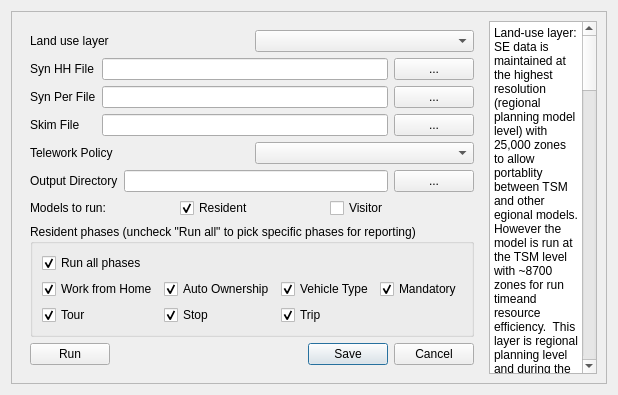
<?xml version="1.0" encoding="UTF-8"?>
<ui version="4.0">
 <class>Dialog_SDTRes</class>
 <widget class="QDialog" name="Dialog_SDTRes">
  <property name="windowModality">
   <enum>Qt::ApplicationModal</enum>
  </property>
  <property name="geometry">
   <rect>
    <x>0</x>
    <y>0</y>
    <width>618</width>
    <height>330</height>
   </rect>
  </property>
  <property name="windowTitle">
   <string>SDT Resident</string>
  </property>
  <layout class="QHBoxLayout" name="horizontalLayout_5">
   <item>
    <widget class="QFrame" name="frame">
     <property name="frameShape">
      <enum>QFrame::StyledPanel</enum>
     </property>
     <property name="frameShadow">
      <enum>QFrame::Raised</enum>
     </property>
     <layout class="QHBoxLayout" name="horizontalLayout_6">
      <item>
       <widget class="QWidget" name="widget" native="true">
        <layout class="QVBoxLayout" name="verticalLayout">
         <item>
          <layout class="QHBoxLayout" name="horizontalLayout">
           <item>
            <widget class="QLabel" name="label">
             <property name="text">
              <string>Land use layer</string>
             </property>
            </widget>
           </item>
           <item>
            <widget class="QComboBox" name="comboBox_Landuse"/>
           </item>
          </layout>
         </item>
         <item>
          <layout class="QGridLayout" name="gridLayout">
           <item row="0" column="0">
            <widget class="QLabel" name="label_2">
             <property name="text">
              <string>Syn HH File</string>
             </property>
            </widget>
           </item>
           <item row="0" column="1">
            <widget class="QLineEdit" name="lineEdit_SynHH"/>
           </item>
           <item row="0" column="2">
            <widget class="QPushButton" name="browse_SynHH">
             <property name="text">
              <string>...</string>
             </property>
            </widget>
           </item>
           <item row="1" column="0">
            <widget class="QLabel" name="label_3">
             <property name="text">
              <string>Syn Per File</string>
             </property>
            </widget>
           </item>
           <item row="1" column="1">
            <widget class="QLineEdit" name="lineEdit_SynPer"/>
           </item>
           <item row="1" column="2">
            <widget class="QPushButton" name="browse_SynPer">
             <property name="text">
              <string>...</string>
             </property>
            </widget>
           </item>
           <item row="2" column="0">
            <widget class="QLabel" name="label_4">
             <property name="text">
              <string>Skim File</string>
             </property>
            </widget>
           </item>
           <item row="2" column="1">
            <widget class="QLineEdit" name="lineEdit_Skim"/>
           </item>
           <item row="2" column="2">
            <widget class="QPushButton" name="browse_Skim">
             <property name="text">
              <string>...</string>
             </property>
            </widget>
           </item>
          </layout>
         </item>
         <item>
          <layout class="QHBoxLayout" name="horizontalLayout_2">
           <item>
            <widget class="QLabel" name="label_5">
             <property name="text">
              <string>Telework Policy</string>
             </property>
            </widget>
           </item>
           <item>
            <widget class="QComboBox" name="comboBox_TeleworkShare"/>
           </item>
          </layout>
         </item>
         <item>
          <layout class="QHBoxLayout" name="horizontalLayout_3">
           <item>
            <widget class="QLabel" name="label_6">
             <property name="text">
              <string>Output Directory</string>
             </property>
            </widget>
           </item>
           <item>
            <widget class="QLineEdit" name="lineEdit_OutDir"/>
           </item>
           <item>
            <widget class="QPushButton" name="browse_SDTOut">
             <property name="text">
              <string>...</string>
             </property>
            </widget>
           </item>
          </layout>
         </item>
         <item>
          <layout class="QHBoxLayout" name="horizontalLayout_models">
           <item>
            <widget class="QLabel" name="label_models">
             <property name="text">
              <string>Models to run:</string>
             </property>
            </widget>
           </item>
           <item>
            <widget class="QCheckBox" name="cb_runResident">
             <property name="text">
              <string>Resident</string>
             </property>
             <property name="checked">
              <bool>true</bool>
             </property>
            </widget>
           </item>
           <item>
            <widget class="QCheckBox" name="cb_runVisitor">
             <property name="text">
              <string>Visitor</string>
             </property>
            </widget>
           </item>
          </layout>
         </item>
         <item>
          <widget class="QGroupBox" name="phasesGB">
           <property name="title">
            <string>Resident phases (uncheck &quot;Run all&quot; to pick specific phases for reporting)</string>
           </property>
           <layout class="QGridLayout" name="gridLayout_phases">
            <item row="0" column="0" colspan="4">
             <widget class="QCheckBox" name="cb_runAllPhases">
              <property name="text">
               <string>Run all phases</string>
              </property>
              <property name="checked">
               <bool>true</bool>
              </property>
             </widget>
            </item>
            <item row="1" column="0">
             <widget class="QCheckBox" name="cb_wfh">
              <property name="text">
               <string>Work from Home</string>
              </property>
              <property name="checked">
               <bool>true</bool>
              </property>
             </widget>
            </item>
            <item row="1" column="1">
             <widget class="QCheckBox" name="cb_autoOwn">
              <property name="text">
               <string>Auto Ownership</string>
              </property>
              <property name="checked">
               <bool>true</bool>
              </property>
             </widget>
            </item>
            <item row="1" column="2">
             <widget class="QCheckBox" name="cb_vehType">
              <property name="text">
               <string>Vehicle Type</string>
              </property>
              <property name="checked">
               <bool>true</bool>
              </property>
             </widget>
            </item>
            <item row="1" column="3">
             <widget class="QCheckBox" name="cb_mandatory">
              <property name="text">
               <string>Mandatory</string>
              </property>
              <property name="checked">
               <bool>true</bool>
              </property>
             </widget>
            </item>
            <item row="2" column="0">
             <widget class="QCheckBox" name="cb_tour">
              <property name="text">
               <string>Tour</string>
              </property>
              <property name="checked">
               <bool>true</bool>
              </property>
             </widget>
            </item>
            <item row="2" column="1">
             <widget class="QCheckBox" name="cb_stop">
              <property name="text">
               <string>Stop</string>
              </property>
              <property name="checked">
               <bool>true</bool>
              </property>
             </widget>
            </item>
            <item row="2" column="2">
             <widget class="QCheckBox" name="cb_trip">
              <property name="text">
               <string>Trip</string>
              </property>
              <property name="checked">
               <bool>true</bool>
              </property>
             </widget>
            </item>
           </layout>
          </widget>
         </item>
         <item>
          <layout class="QHBoxLayout" name="horizontalLayout_4">
           <item>
            <widget class="QPushButton" name="Run_SDTRes">
             <property name="text">
              <string>Run</string>
             </property>
            </widget>
           </item>
           <item>
            <widget class="QDialogButtonBox" name="button_OkCancel">
             <property name="orientation">
              <enum>Qt::Horizontal</enum>
             </property>
             <property name="standardButtons">
              <set>QDialogButtonBox::Cancel|QDialogButtonBox::Save</set>
             </property>
            </widget>
           </item>
          </layout>
         </item>
        </layout>
       </widget>
      </item>
      <item>
       <widget class="QTextBrowser" name="textBrowser">
        <property name="plainText">
         <string>Land-use layer:
SE data is maintained at the highest resolution (regional planning model level) with 25,000 zones to allow portablity between TSM and other egional models.  However the model is run at the TSM level with ~8700 zones for run timeand resource efficiency.  This layer is regional planning level and during the run, prepratory steps are run to aggregate the data to TSM level (Yes, TSM zonal strucute is desiged to nest quite well with regional model zone structure and is updated on annual basis).

There might be instances where land-use data is updated for employment and other fields after running populationSIM and in all those instances, it's best to reproduce land-use files directly from this layer without needing to re-run POPSIM.

 Synthetic Household &amp; Population:
Outputs of POPSIM which reflect the Land-use layer.  This is assumed to go with the land-use file (Households and Population/ GQ).

Skim File:
Produced from &quot;Skimmy&quot; Step.  DISTANCE table is required.  It is possible to expose the &quot;DISTANCE&quot; property where use many provide other vairables like  distance from congested skims or something of that nature,  however,  the user needs to edit UEC's (Excel spreadhseets &gt; data tab) and thus it is decided to no expose &quot;DISTANCE&quot; table for user control.  See   model API for details on thsi control. 

Telework:
The model is calibrated with several telework shares. During preCOVID-19 in 2019, the telework share was 7%-9% and durning peak COVID-19 in 2020, the telework share reached to  22%-23% in Flroida.   The difference is quite high to impact Toll facilities, particulalry congestion relief facilities like Express Lanes.  The telework share came down to 20% in subsequent years (2021 - 2023).  However,  in order to reflect project assumptions,  telework is now modeled as a range from 7% to 25%. </string>
        </property>
       </widget>
      </item>
     </layout>
    </widget>
   </item>
  </layout>
 </widget>
 <resources/>
 <connections/>
</ui>
